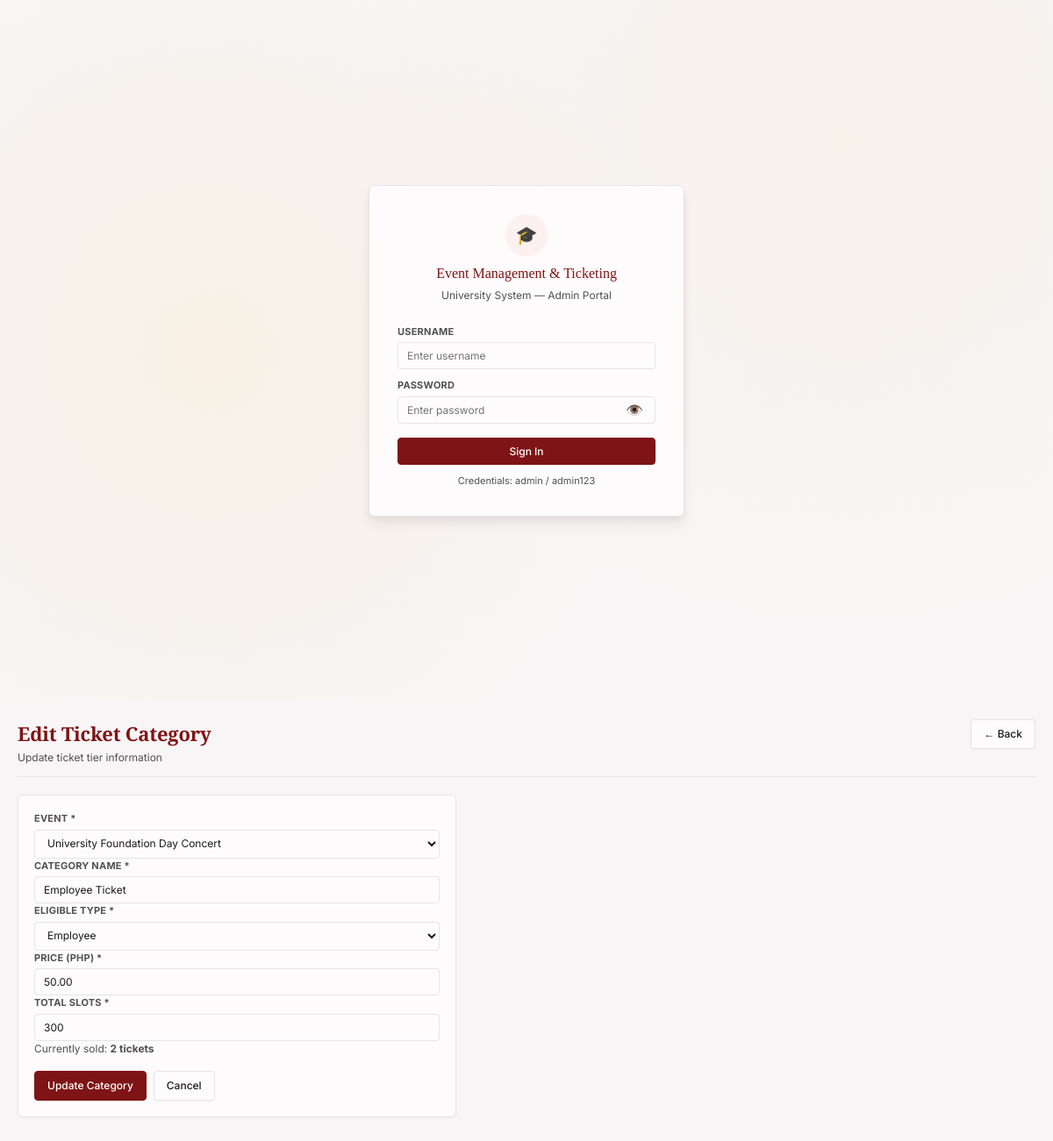
Screenshot of /modules/categories/edit.php?id=2 with the database file from the repository.
### tables this page shows
CREATE TABLE `ticket_category` (
  `category_id` int(11) NOT NULL,
  `event_id` int(11) NOT NULL,
  `category_name` varchar(80) NOT NULL,
  `eligible_type` enum('student','employee','alumni','guest','all') NOT NULL DEFAULT 'all',
  `price` decimal(10,2) NOT NULL DEFAULT 0.00 CHECK (`price` >= 0),
  `total_slots` int(11) NOT NULL CHECK (`total_slots` > 0),
  `slots_remaining` int(11) NOT NULL
);

CREATE TABLE `event` (
  `event_id` int(11) NOT NULL,
  `event_name` varchar(150) NOT NULL,
  `event_type` enum('academic','cultural','sports','concert','seminar','graduation','orientation','other') NOT NULL,
  `event_date` date NOT NULL,
  `start_time` time NOT NULL,
  `end_time` time NOT NULL,
  `description` text DEFAULT NULL,
  `audience_type` enum('student_only','employee_only','alumni_only','open_to_all') NOT NULL DEFAULT 'open_to_all',
  `requires_ticket` tinyint(1) NOT NULL DEFAULT 1,
  `status` enum('upcoming','ongoing','completed','cancelled') NOT NULL DEFAULT 'upcoming',
  `venue_id` int(11) NOT NULL,
  `org_id` int(11) NOT NULL
);

### includes/functions.php (called while the page is built, shortened)
<?php
function h($str) {
    return htmlspecialchars($str ?? '', ENT_QUOTES, 'UTF-8');
}
function getBackUrl($defaultUrl) {
    if (isset($_SERVER['HTTP_REFERER'])) {
        $referrer = $_SERVER['HTTP_REFERER'];
        $currentHost = $_SERVER['HTTP_HOST'];
        if (strpos($referrer, $currentHost) !== false) {
            if (strpos($referrer, 'create.php') === false &&
                strpos($referrer, 'edit.php') === false &&
                strpos($referrer, 'delete.php') === false) {
                return $referrer;
            }
        }
    }
    return $defaultUrl;
}
?>

### modules/categories/edit.php (the view, shortened to what this page needs)
<?php
require_once __DIR__ . '/../../includes/header.php';
$category_id = isset($_GET['id']) ? (int)$_GET['id'] : 0;
$result = mysqli_query($conn, "SELECT * FROM Ticket_Category WHERE category_id = $category_id");
$category = mysqli_fetch_assoc($result);
$events = mysqli_query($conn, "SELECT event_id, event_name FROM Event WHERE requires_ticket = 1 ORDER BY event_date DESC");
$backUrl = getBackUrl('/event-ticketing-v2/modules/categories/');
$form_values = !empty($_POST) ? $_POST : $category;
?>
<div class="page active">
    <div class="page-header">
        <div>
            <div class="page-title">Edit Ticket Category</div>
            <div class="page-sub">Update ticket tier information</div>
        </div>
        <a href="<?php echo $backUrl; ?>" class="btn">← Back</a>
    </div>
    <div class="card" style="max-width:500px">
        <form method="POST">
            <div class="form-group">
                <label class="form-label">Event *</label>
                <select name="event_id" required>
                    <?php while ($event = mysqli_fetch_assoc($events)): ?>
                        <option value="<?php echo $event['event_id']; ?>" <?php echo ($form_values['event_id'] ?? '') == $event['event_id'] ? 'selected' : ''; ?>>
                            <?php echo h($event['event_name']); ?>
                        </option>
                    <?php endwhile; ?>
                </select>
            </div>
            <div class="form-group">
                <label class="form-label">Category name *</label>
                <input type="text" name="category_name" value="<?php echo h($form_values['category_name'] ?? ''); ?>" required>
            </div>
            <div class="form-group">
                <label class="form-label">Eligible type *</label>
                <select name="eligible_type" required>
                    <option value="employee" <?php echo ($form_values['eligible_type'] ?? '') == 'employee' ? 'selected' : ''; ?>>Employee</option>
                </select>
            </div>
            <div class="form-group">
                <label class="form-label">Price (PHP) *</label>
                <input type="number" name="price" value="<?php echo h($form_values['price'] ?? '0.00'); ?>" min="0" step="0.01" required>
            </div>
            <div class="form-group">
                <label class="form-label">Total slots *</label>
                <input type="number" name="total_slots" value="<?php echo h($form_values['total_slots'] ?? ''); ?>" min="1" required>
            </div>
            <div style="font-size:12px;color:var(--color-text-secondary);margin-bottom:12px;">
                Currently sold: <strong><?php echo $category['total_slots'] - $category['slots_remaining']; ?> tickets</strong>
            </div>
            <div style="display:flex;gap:8px;margin-top:16px">
                <button type="submit" class="btn btn-primary">Update Category</button>
                <a href="<?php echo $backUrl; ?>" class="btn">Cancel</a>
            </div>
        </form>
    </div>
</div>
<?php require_once __DIR__ . '/../../includes/footer.php'; ?>

### assets/css/style.css (style rules this page uses)
:root { --color-bg-primary: #fdfbfc; --color-bg-secondary: #f8f5f6; --color-bg-tertiary: #f3f0f1; --color-primary: #7e1416; --color-primary-dark: #5c0e10; --color-primary-light: #9a1a1d; --color-primary-bg: #fdf0f1; --color-accent: #f9be1b; --color-accent-dark: #d4a017; --color-accent-light: #fcd34d; --color-accent-bg: #fffdf5; --color-gray-50: #fafafa; --color-gray-100: #f5f5f5; --color-gray-200: #e5e5e5; --color-gray-300: #d4d4d4; --color-gray-400: #a3a3a3; --color-gray-500: #737373; --color-gray-600: #525252; --color-gray-700: #404040; --color-gray-800: #262626; --color-gray-900: #171717; --color-text-primary: #1a1a1a; --color-text-secondary: #525252; --color-text-tertiary: #737373; --color-text-inverse: #ffffff; --color-text-danger: #991b1b; --color-text-success: #166534; --color-text-warning: #92400e; --color-success: #16a34a; --color-success-bg: #f0fdf4; --color-danger: #dc2626; --color-danger-bg: #fef2f2; --color-warning: #d97706; --color-warning-bg: #fffbeb; --color-info: #2563eb; --color-info-bg: #eff6ff; --color-border: #e5e5e5; --color-border-light: #f0f0f0; --shadow-xs: 0 1px 2px rgba(0, 0, 0, 0.04); --shadow-sm: 0 1px 3px rgba(0, 0, 0, 0.06), 0 1px 2px rgba(0, 0, 0, 0.04); --shadow-md: 0 4px 6px rgba(0, 0, 0, 0.05), 0 2px 4px rgba(0, 0, 0, 0.04); --shadow-lg: 0 10px 15px rgba(0, 0, 0, 0.06), 0 4px 6px rgba(0, 0, 0, 0.04); --radius-xs: 3px; --radius-sm: 4px; --radius-md: 6px; --radius-lg: 8px; --transition-fast: 150ms ease; --transition-base: 200ms ease; --transition-slow: 300ms ease; --text-xs: 0.6875rem; --text-sm: 0.75rem; --text-base: 0.8125rem; --text-md: 0.875rem; --text-lg: 1rem; --text-xl: 1.125rem; --text-2xl: 1.375rem; --text-3xl: 1.75rem; }
* { box-sizing: border-box; margin: 0; padding: 0; }
body { font-family: 'Inter', -apple-system, BlinkMacSystemFont, 'Segoe UI', Roboto, sans-serif; background: var(--color-bg-secondary); color: var(--color-text-primary); font-size: var(--text-base); line-height: 1.5; -webkit-font-smoothing: antialiased; -moz-osx-font-smoothing: grayscale; min-height: 100vh; }
.page { display: none; padding: 1.25rem; animation: fadeInUp 0.35s ease-out; }
.page.active { display: block; }
.page-header { margin-bottom: 1.25rem; display: flex; align-items: flex-start; justify-content: space-between; gap: 0.75rem; flex-wrap: wrap; padding-bottom: 0.75rem; border-bottom: 1px solid var(--color-border); }
.page-title { font-family: 'Playfair Display', serif; font-size: var(--text-2xl); font-weight: 700; color: var(--color-primary); letter-spacing: -0.01em; }
.page-sub { font-size: var(--text-sm); color: var(--color-text-secondary); margin-top: 0.125rem; }
.btn { padding: 0.4375rem 0.875rem; border-radius: var(--radius-sm); border: 1px solid var(--color-border); background: var(--color-bg-primary); color: var(--color-text-primary); font-size: var(--text-sm); font-weight: 500; cursor: pointer; font-family: 'Inter', sans-serif; transition: all var(--transition-fast); text-decoration: none; display: inline-flex; align-items: center; gap: 0.375rem; justify-content: center; box-shadow: var(--shadow-xs); }
.btn-primary { background: var(--color-primary); color: white; border-color: var(--color-primary); }
.card { background: var(--color-bg-primary); border: 1px solid var(--color-border); border-radius: var(--radius-md); padding: 1.125rem; margin-bottom: 1rem; box-shadow: var(--shadow-xs); transition: all var(--transition-base); }
input, select, textarea { width: 100%; padding: 0.4375rem 0.625rem; border: 1px solid var(--color-border); border-radius: var(--radius-sm); background: var(--color-bg-primary); color: var(--color-text-primary); font-size: var(--text-sm); font-family: 'Inter', sans-serif; transition: all var(--transition-fast); }
.form-group { display: flex; flex-direction: column; gap: 0.25rem; margin-bottom: 0; }
.form-label { font-size: var(--text-xs); color: var(--color-text-secondary); font-weight: 700; text-transform: uppercase; letter-spacing: 0.02em; }

### rows the page displays
ticket_category: event_id "University Foundation Day Concert", category_name "Employee Ticket", eligible_type "Employee", price "50.00", total_slots "300", $category['total_slots'] - $category['slots_remaining'] "2"
